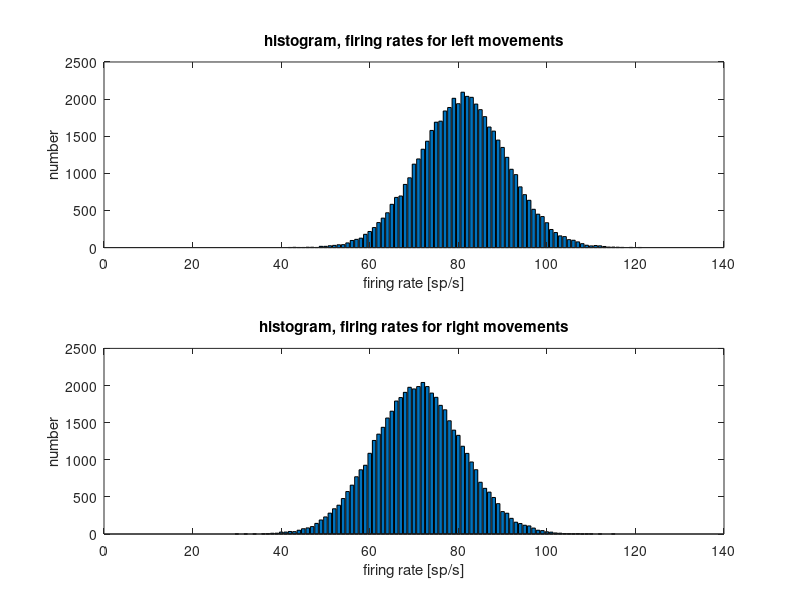

Here is the MATLAB script that generated this plot:
load datasetStart   %just reloading in case someone forgot to load it.
x=-20:1:100; % when using the hist function it is good to always define where 
% the histogram bins are at 
subplot(2,1,1); % subplot plots several things into one graph
hL=hist(neuronL,x);
bar(hL);
xlabel('firing rate [sp/s]');
ylabel('number');
title('histogram, firing rates for left movements');
subplot(2,1,2);
hR=hist(neuronR,x);
bar(hR);
xlabel('firing rate [sp/s]');
ylabel('number');
title('histogram, firing rates for right movements');

warning('off','MATLAB:dispatcher:InexactMatch');  %turn of case match warning